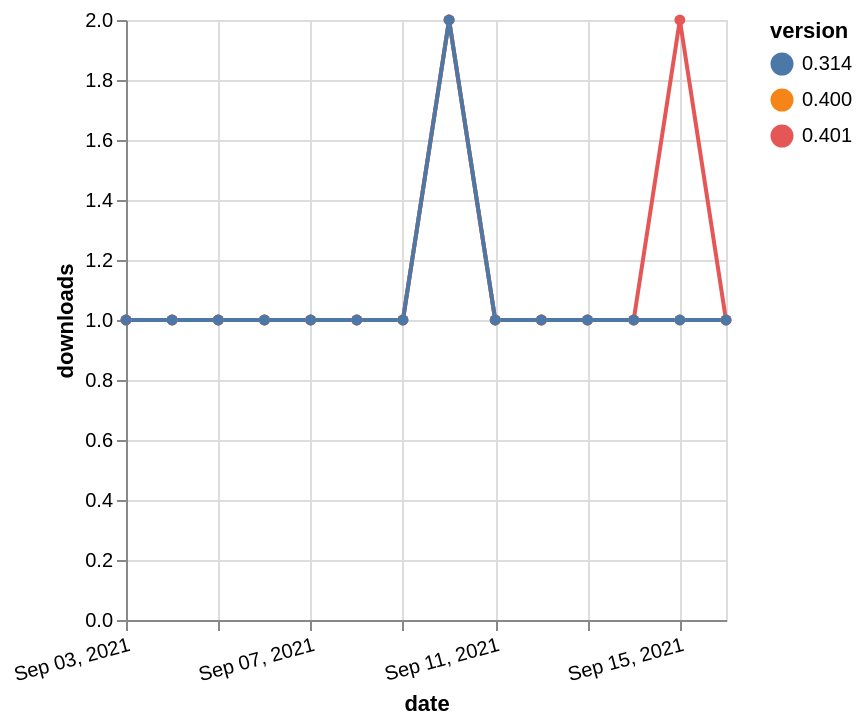

Write the Vega-Lite specification saved for this chart.
### Vega-Lite specification from a JSON file in a GitHub repository (floating-point values rounded to 4 significant figures)
{"$schema": "https://vega.github.io/schema/vega-lite/v5.json", "description": "A simple bar chart with embedded data.", "data": {"values": [{"date": "2021-09-03", "total": 145, "delta": 1, "version": "0.400"}, {"date": "2021-09-04", "total": 146, "delta": 1, "version": "0.400"}, {"date": "2021-09-05", "total": 147, "delta": 1, "version": "0.400"}, {"date": "2021-09-06", "total": 148, "delta": 1, "version": "0.400"}, {"date": "2021-09-07", "total": 149, "delta": 1, "version": "0.400"}, {"date": "2021-09-08", "total": 150, "delta": 1, "version": "0.400"}, {"date": "2021-09-09", "total": 151, "delta": 1, "version": "0.400"}, {"date": "2021-09-10", "total": 153, "delta": 2, "version": "0.400"}, {"date": "2021-09-11", "total": 154, "delta": 1, "version": "0.400"}, {"date": "2021-09-12", "total": 155, "delta": 1, "version": "0.400"}, {"date": "2021-09-13", "total": 156, "delta": 1, "version": "0.400"}, {"date": "2021-09-14", "total": 157, "delta": 1, "version": "0.400"}, {"date": "2021-09-15", "total": 158, "delta": 1, "version": "0.400"}, {"date": "2021-09-16", "total": 159, "delta": 1, "version": "0.400"}, {"date": "2021-09-03", "total": 176, "delta": 1, "version": "0.401"}, {"date": "2021-09-04", "total": 177, "delta": 1, "version": "0.401"}, {"date": "2021-09-05", "total": 178, "delta": 1, "version": "0.401"}, {"date": "2021-09-06", "total": 179, "delta": 1, "version": "0.401"}, {"date": "2021-09-07", "total": 180, "delta": 1, "version": "0.401"}, {"date": "2021-09-08", "total": 181, "delta": 1, "version": "0.401"}, {"date": "2021-09-09", "total": 182, "delta": 1, "version": "0.401"}, {"date": "2021-09-10", "total": 184, "delta": 2, "version": "0.401"}, {"date": "2021-09-11", "total": 185, "delta": 1, "version": "0.401"}, {"date": "2021-09-12", "total": 186, "delta": 1, "version": "0.401"}, {"date": "2021-09-13", "total": 187, "delta": 1, "version": "0.401"}, {"date": "2021-09-14", "total": 188, "delta": 1, "version": "0.401"}, {"date": "2021-09-15", "total": 190, "delta": 2, "version": "0.401"}, {"date": "2021-09-16", "total": 191, "delta": 1, "version": "0.401"}, {"date": "2021-09-03", "total": 157, "delta": 1, "version": "0.314"}, {"date": "2021-09-04", "total": 158, "delta": 1, "version": "0.314"}, {"date": "2021-09-05", "total": 159, "delta": 1, "version": "0.314"}, {"date": "2021-09-06", "total": 160, "delta": 1, "version": "0.314"}, {"date": "2021-09-07", "total": 161, "delta": 1, "version": "0.314"}, {"date": "2021-09-08", "total": 162, "delta": 1, "version": "0.314"}, {"date": "2021-09-09", "total": 163, "delta": 1, "version": "0.314"}, {"date": "2021-09-10", "total": 165, "delta": 2, "version": "0.314"}, {"date": "2021-09-11", "total": 166, "delta": 1, "version": "0.314"}, {"date": "2021-09-12", "total": 167, "delta": 1, "version": "0.314"}, {"date": "2021-09-13", "total": 168, "delta": 1, "version": "0.314"}, {"date": "2021-09-14", "total": 169, "delta": 1, "version": "0.314"}, {"date": "2021-09-15", "total": 170, "delta": 1, "version": "0.314"}, {"date": "2021-09-16", "total": 171, "delta": 1, "version": "0.314"}]}, "width": "container", "mark": {"type": "line", "point": {"filled": true}}, "encoding": {"x": {"field": "date", "type": "temporal", "timeUnit": "yearmonthdate", "title": "date", "axis": {"labelAngle": -15}}, "y": {"field": "delta", "type": "quantitative", "title": "downloads"}, "color": {"field": "version", "type": "nominal"}, "tooltip": {"field": "delta"}}}
